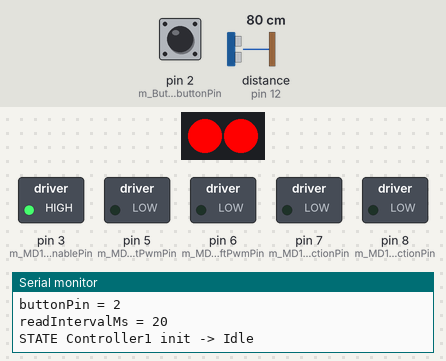
Bench run of a sketch on a simulated Arduino Uno, built with avr-gcc and run on an emulated ATmega328P. Shown: 2 RGB LEDs in strip order, left to right, switched loads named in the sketch (green lamp = pin HIGH), the last lines printed to the serial monitor. Wiring (inferred from the names in the program): ultrasonic range finder: trigger pin 13; echo pin 12. Dashed ring = blinking. The inputs (shaded band) are chosen by the test bench; at power-on: pin 2 (m_Button_buttonPin) HIGH, distance to the obstacle (sensor on pin 12) 80 cm. The echo pulse lasts 58.3 µs per cm; pins used as bus, display or sensor lines are not drawn.

Above: at 1.5 s.
1.6 s: pin 2 (m_Button_buttonPin) pulled LOW for 0.15 s
At 2.6 s:
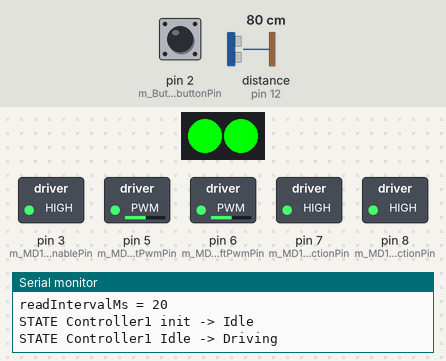
4.7 s: distance to the obstacle (sensor on pin 12) set to 19 cm
7.7 s: distance to the obstacle (sensor on pin 12) set to 15 cm
9.2 s: pin 2 (m_Button_buttonPin) pulled LOW for 1 s
At 9.8 s:
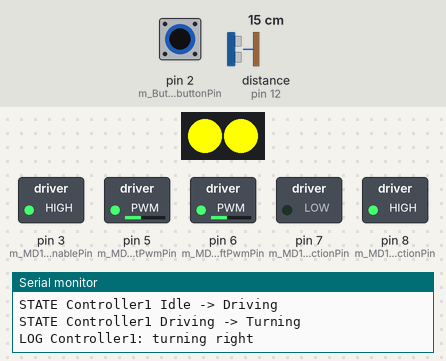
13.0 s: distance to the obstacle (sensor on pin 12) set to 18 cm
At 14.3 s:
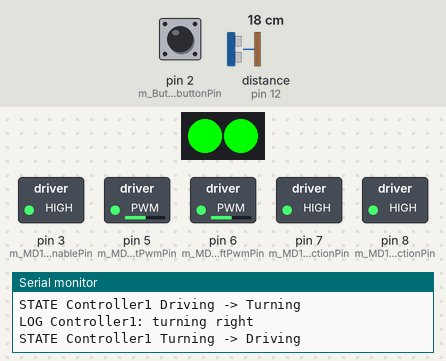
16.0 s: pin 2 (m_Button_buttonPin) pulled LOW for 3.2 s
At 17.1 s:
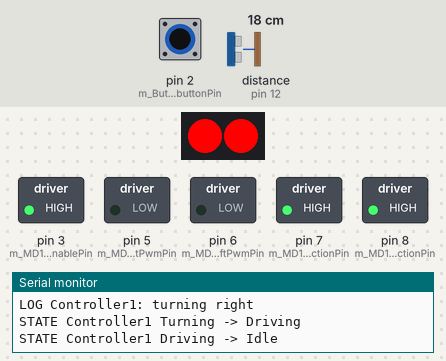
Timing chart, 0 to 19.0 s (numbered marks = the images above; inputs shaded):
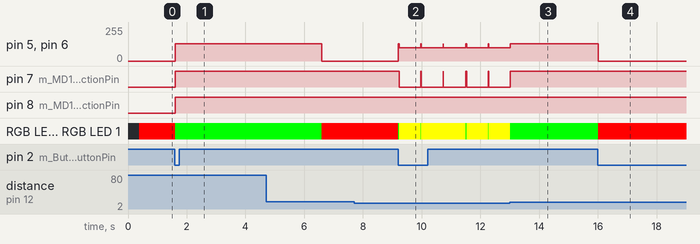

Measured:
- after the input at 1.6 s, pin 5 (m_MD1_rightPwmPin), pin 6 (m_MD1_leftPwmPin): 0/255 → 130/255 at once; pin 7 (m_MD1_rightDirectionPin), pin 8 (m_MD1_leftDirectionPin): LOW → HIGH at once; RGB LED 0, RGB LED 1: RGB(255, 0, 0) → RGB(0, 255, 0) at once
- after the input at 7.7 s, every drawn part: stays the same
- after the input at 9.2 s, pin 5 (m_MD1_rightPwmPin), pin 6 (m_MD1_leftPwmPin): alternates 130/255 for 0.03 s and 100/255 for 0.74 s, starting at once
- after the input at 13.0 s, pin 6 (m_MD1_leftPwmPin): goes on until 13.0 s, then stays 130/255; pin 7 (m_MD1_rightDirectionPin): goes on until 13.0 s, then stays HIGH
- after the input at 16.0 s, pin 5 (m_MD1_rightPwmPin), pin 6 (m_MD1_leftPwmPin): 130/255 → 0/255 after 0.00 s instead of 2.0 s

The sketch:

ScenarioE_ObstacleTurn.ino
```cpp
// Generated by generate.py.
#include <Arduino.h>
#include <FastLED.h>

constexpr uint8_t m_StatusLed_dataPin = 4;
constexpr int m_StatusLed_count = 2;
constexpr uint8_t m_StatusLed_red = 0;
constexpr uint8_t m_StatusLed_green = 255;
constexpr uint8_t m_StatusLed_blue = 0;
constexpr unsigned long m_StatusLed_blinkIntervalMs = 250;
constexpr uint8_t m_DistanceSensor_triggerPin = 13;
constexpr uint8_t m_DistanceSensor_echoPin = 12;
constexpr unsigned long m_DistanceSensor_readIntervalMs = 50;
constexpr uint8_t m_MD1_enablePin = 3;
constexpr uint8_t m_MD1_leftPwmPin = 6;
constexpr uint8_t m_MD1_rightPwmPin = 5;
constexpr uint8_t m_MD1_leftDirectionPin = 8;
constexpr uint8_t m_MD1_rightDirectionPin = 7;
constexpr uint8_t m_MD1_defaultSpeed = 120;
constexpr uint8_t m_Button_buttonPin = 2;
constexpr unsigned long m_Button_readIntervalMs = 20;

CRGB m_StatusLed_pixels[m_StatusLed_count];

void m_StatusLed_setColour(CRGB colour) {
  fill_solid(m_StatusLed_pixels, m_StatusLed_count, colour);
  FastLED.show();
}

void m_StatusLed_on() {
  m_StatusLed_setColour(CRGB(m_StatusLed_red, m_StatusLed_green, m_StatusLed_blue));
}

void m_StatusLed_off() {
  m_StatusLed_setColour(CRGB::Black);
}

void m_StatusLed_showRed() {
  m_StatusLed_setColour(CRGB(255, 0, 0));
}

void m_StatusLed_showGreen() {
  m_StatusLed_setColour(CRGB(0, 255, 0));
}

void m_StatusLed_showYellow() {
  m_StatusLed_setColour(CRGB(255, 255, 0));
}

void m_StatusLed_init() {
  FastLED.addLeds<WS2812, m_StatusLed_dataPin, GRB>(m_StatusLed_pixels, m_StatusLed_count);
  m_StatusLed_off();
}

void m_DistanceSensor_init() {
  pinMode(m_DistanceSensor_triggerPin, OUTPUT);
  digitalWrite(m_DistanceSensor_triggerPin, LOW);
  pinMode(m_DistanceSensor_echoPin, INPUT);
}

float m_DistanceSensor_readCm() {
  digitalWrite(m_DistanceSensor_triggerPin, LOW);
  delayMicroseconds(2);
  digitalWrite(m_DistanceSensor_triggerPin, HIGH);
  delayMicroseconds(10);
  digitalWrite(m_DistanceSensor_triggerPin, LOW);
  const unsigned long echoUs = pulseIn(m_DistanceSensor_echoPin, HIGH, 25000UL);
  return echoUs * 0.01715f;
}

int m_DistanceSensor_readCmInt() {
  const float cm = m_DistanceSensor_readCm();
  if (cm <= 0.0f) return 0;
  const int wholeCm = static_cast<int>(cm);
  return wholeCm == 0 ? 1 : wholeCm;
}

void m_MD1_stop() {
  analogWrite(m_MD1_leftPwmPin, 0);
  analogWrite(m_MD1_rightPwmPin, 0);
}

void m_MD1_init() {
  digitalWrite(m_MD1_enablePin, LOW);
  pinMode(m_MD1_enablePin, OUTPUT);
  pinMode(m_MD1_leftPwmPin, OUTPUT);
  pinMode(m_MD1_rightPwmPin, OUTPUT);
  pinMode(m_MD1_leftDirectionPin, OUTPUT);
  pinMode(m_MD1_rightDirectionPin, OUTPUT);
  m_MD1_stop();
  digitalWrite(m_MD1_enablePin, HIGH);
}

void m_MD1_drive(uint8_t leftDirection, uint8_t rightDirection, uint8_t speed) {
  m_MD1_stop();
  digitalWrite(m_MD1_leftDirectionPin, leftDirection);
  digitalWrite(m_MD1_rightDirectionPin, rightDirection);
  analogWrite(m_MD1_leftPwmPin, speed);
  analogWrite(m_MD1_rightPwmPin, speed);
}

void m_MD1_forward(uint8_t speed) {
  m_MD1_drive(HIGH, HIGH, speed);
}
void m_MD1_backward(uint8_t speed) {
  m_MD1_drive(LOW, LOW, speed);
}
void m_MD1_turnLeft(uint8_t speed) {
  m_MD1_drive(LOW, HIGH, speed);
}
void m_MD1_turnRight(uint8_t speed) {
  m_MD1_drive(HIGH, LOW, speed);
}

void m_Button_init() {
  pinMode(m_Button_buttonPin, INPUT_PULLUP);
}

bool m_Button_isPressed() {
  return digitalRead(m_Button_buttonPin) == LOW;
}

enum ControllerState { State_init, State_Idle, State_Driving, State_Turning };

ControllerState state = State_init;

int attr_stopDistanceCm = 15;

int attr_cruiseSpeed = 130;

int attr_turnSpeed = 100;

int attr_defaultTurnAngle = 90;

bool timerActive = false;
unsigned long timerStartedAt = 0;
unsigned long timerDuration = 0;

void startTimer(long duration) {
  timerStartedAt = millis();
  timerDuration = duration < 0 ? 0UL : static_cast<unsigned long>(duration);
  timerActive = true;
}

uint8_t clampMotorSpeed(long speed) {
  if (speed < 0) return 0;
  if (speed > 255) return 255;
  return static_cast<uint8_t>(speed);
}

void entry_State_Idle() {
  m_MD1_stop();
  m_StatusLed_showRed();
}

void exit_State_Idle() {
}

void entry_State_Driving() {
  m_MD1_forward(clampMotorSpeed(attr_cruiseSpeed));
  m_StatusLed_showGreen();
  startTimer(5000);
}

void exit_State_Driving() {
}

void entry_State_Turning() {
  m_MD1_turnRight(clampMotorSpeed(attr_turnSpeed));
  m_StatusLed_showYellow();
  Serial.print(F("LOG Controller1: ")); Serial.println(F("turning right"));
  startTimer((attr_defaultTurnAngle * 8));
}

void exit_State_Turning() {
}

bool buttonWasPressed_1 = false;

void startController() {
  buttonWasPressed_1 = m_Button_isPressed();
  state = State_Idle;
  Serial.println(F("STATE Controller1 init -> Idle"));
  entry_State_Idle();
}

void event_0_reading(int param_cm) {
  (void)param_cm;
  if (state == State_Driving && (((param_cm > 0) && (param_cm <= attr_stopDistanceCm)))) {
    exit_State_Driving();
    state = State_Turning;
    Serial.println(F("STATE Controller1 Driving -> Turning"));
    entry_State_Turning();
    return;
  }
}

void event_1_pressed() {
  if (state == State_Idle && (true)) {
    exit_State_Idle();
    state = State_Driving;
    Serial.println(F("STATE Controller1 Idle -> Driving"));
    entry_State_Driving();
    return;
  }
  if (state == State_Driving && (true)) {
    exit_State_Driving();
    state = State_Idle;
    Serial.println(F("STATE Controller1 Driving -> Idle"));
    entry_State_Idle();
    return;
  }
}

void event_4_timeout() {
  if (state == State_Driving && (true)) {
    exit_State_Driving();
    Serial.print(F("LOG Controller1: ")); Serial.println(F("time up"));
    state = State_Idle;
    Serial.println(F("STATE Controller1 Driving -> Idle"));
    entry_State_Idle();
    return;
  }
  if (state == State_Turning && (true)) {
    exit_State_Turning();
    state = State_Driving;
    Serial.println(F("STATE Controller1 Turning -> Driving"));
    entry_State_Driving();
    return;
  }
}

void setup() {
  Serial.begin(9600);
  Serial.println(F("TurnBot"));
  m_StatusLed_init();
  Serial.println(F("StatusLed [StatusLED]"));
  Serial.print(F("dataPin = ")); Serial.println(m_StatusLed_dataPin);
  Serial.print(F("count = ")); Serial.println(m_StatusLed_count);
  Serial.print(F("red = ")); Serial.println(m_StatusLed_red);
  Serial.print(F("green = ")); Serial.println(m_StatusLed_green);
  Serial.print(F("blue = ")); Serial.println(m_StatusLed_blue);
  Serial.print(F("blinkIntervalMs = ")); Serial.println(m_StatusLed_blinkIntervalMs);
  m_DistanceSensor_init();
  Serial.println(F("DistanceSensor [DistanceSensor]"));
  Serial.print(F("triggerPin = ")); Serial.println(m_DistanceSensor_triggerPin);
  Serial.print(F("echoPin = ")); Serial.println(m_DistanceSensor_echoPin);
  Serial.print(F("readIntervalMs = ")); Serial.println(m_DistanceSensor_readIntervalMs);
  Serial.print(F("mount = ")); Serial.println(F("Front"));
  m_MD1_init();
  Serial.println(F("MD1 [MotorDriver]"));
  Serial.print(F("enablePin = ")); Serial.println(m_MD1_enablePin);
  Serial.print(F("leftPwmPin = ")); Serial.println(m_MD1_leftPwmPin);
  Serial.print(F("rightPwmPin = ")); Serial.println(m_MD1_rightPwmPin);
  Serial.print(F("leftDirectionPin = ")); Serial.println(m_MD1_leftDirectionPin);
  Serial.print(F("rightDirectionPin = ")); Serial.println(m_MD1_rightDirectionPin);
  Serial.print(F("defaultSpeed = ")); Serial.println(m_MD1_defaultSpeed);
  m_Button_init();
  Serial.println(F("Button [Button]"));
  Serial.print(F("buttonPin = ")); Serial.println(m_Button_buttonPin);
  Serial.print(F("readIntervalMs = ")); Serial.println(m_Button_readIntervalMs);
  startController();
}

void loop() {
  const unsigned long now = millis();
  if (timerActive && now - timerStartedAt >= timerDuration) {
    timerActive = false;
    event_4_timeout();
  }
  static unsigned long sensorLastAt_0 = 0;
  if (now - sensorLastAt_0 >= m_DistanceSensor_readIntervalMs) {
    sensorLastAt_0 = now;
    const int reading0 = m_DistanceSensor_readCmInt();
    event_0_reading(reading0);
  }
  static unsigned long sensorLastAt_1 = 0;
  if (now - sensorLastAt_1 >= m_Button_readIntervalMs) {
    sensorLastAt_1 = now;
    const bool pressed = m_Button_isPressed();
    if (pressed && !buttonWasPressed_1) event_1_pressed();
    buttonWasPressed_1 = pressed;
  }
}
```
